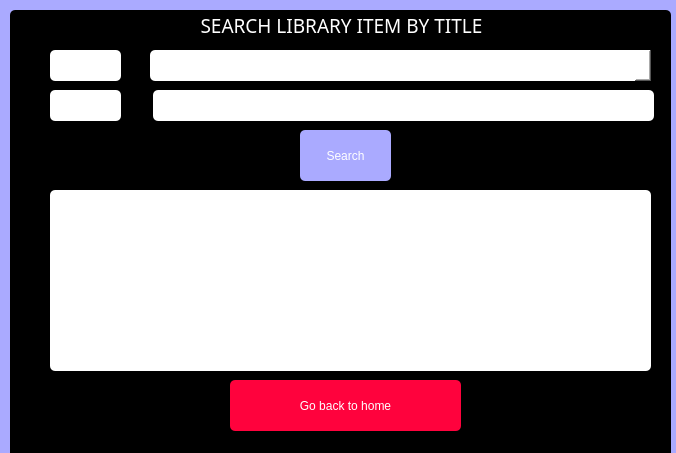
<?xml version="1.0" encoding="UTF-8"?>
<ui version="4.0">
 <class>SearchByTitle</class>
 <widget class="QDialog" name="SearchByTitle">
  <property name="geometry">
   <rect>
    <x>0</x>
    <y>0</y>
    <width>676</width>
    <height>453</height>
   </rect>
  </property>
  <property name="windowTitle">
   <string>Dialog</string>
  </property>
  <property name="styleSheet">
   <string notr="true">font: 75 14pt &quot;Rockwell&quot;;
color: rgbrgbrgb(255, 255, 255);
background-color: rgb(170, 170, 255);
border-radius: 5px;</string>
  </property>
  <widget class="QGroupBox" name="groupBox">
   <property name="geometry">
    <rect>
     <x>10</x>
     <y>10</y>
     <width>661</width>
     <height>451</height>
    </rect>
   </property>
   <property name="font">
    <font>
     <family>Rockwell</family>
     <pointsize>14</pointsize>
     <weight>9</weight>
     <italic>false</italic>
     <bold>false</bold>
    </font>
   </property>
   <property name="styleSheet">
    <string notr="true">font: 75 14pt &quot;Rockwell&quot;;
color: rgb(255, 255, 255);
background-color: rgb(0, 0, 0);
border-radius: 5px;</string>
   </property>
   <property name="title">
    <string>SEARCH LIBRARY ITEM BY TITLE</string>
   </property>
   <property name="alignment">
    <set>Qt::AlignCenter</set>
   </property>
   <widget class="QComboBox" name="comboBox">
    <property name="geometry">
     <rect>
      <x>140</x>
      <y>40</y>
      <width>501</width>
      <height>31</height>
     </rect>
    </property>
    <property name="styleSheet">
     <string notr="true">font: 75 14pt &quot;Rockwell&quot;;
color:rgbrgb(0, 0, 0);
background-color: rgb(255, 255, 255);
border-radius: 5px;</string>
    </property>
   </widget>
   <widget class="QLabel" name="label">
    <property name="geometry">
     <rect>
      <x>40</x>
      <y>40</y>
      <width>71</width>
      <height>31</height>
     </rect>
    </property>
    <property name="styleSheet">
     <string notr="true">font: 75 14pt &quot;Rockwell&quot;;
color:rgbrgb(0, 0, 0);
background-color: rgb(255, 255, 255);
border-radius: 5px;</string>
    </property>
    <property name="text">
     <string>Type</string>
    </property>
   </widget>
   <widget class="QLabel" name="label_2">
    <property name="geometry">
     <rect>
      <x>40</x>
      <y>80</y>
      <width>71</width>
      <height>31</height>
     </rect>
    </property>
    <property name="styleSheet">
     <string notr="true">font: 75 14pt &quot;Rockwell&quot;;
color:rgbrgb(0, 0, 0);
background-color: rgb(255, 255, 255);
border-radius: 5px;</string>
    </property>
    <property name="text">
     <string>Title</string>
    </property>
   </widget>
   <widget class="QTableView" name="tableView">
    <property name="geometry">
     <rect>
      <x>40</x>
      <y>180</y>
      <width>601</width>
      <height>181</height>
     </rect>
    </property>
    <property name="styleSheet">
     <string notr="true">font: 75 14pt &quot;Rockwell&quot;;
color:rgbrgb(0, 0, 0);
background-color: rgb(255, 255, 255);
border-radius: 5px;</string>
    </property>
   </widget>
   <widget class="QPushButton" name="pushButton">
    <property name="geometry">
     <rect>
      <x>290</x>
      <y>120</y>
      <width>91</width>
      <height>51</height>
     </rect>
    </property>
    <property name="styleSheet">
     <string notr="true">font: 75 14pt &quot;Rockwell&quot;;
color: rgbrgbrgb(255, 255, 255);
background-color: rgb(170, 170, 255);
border-radius: 5px;</string>
    </property>
    <property name="text">
     <string>Search</string>
    </property>
   </widget>
   <widget class="QPushButton" name="pushButton_2">
    <property name="geometry">
     <rect>
      <x>220</x>
      <y>370</y>
      <width>231</width>
      <height>51</height>
     </rect>
    </property>
    <property name="styleSheet">
     <string notr="true">font: 75 14pt &quot;Rockwell&quot;;
color: rgbrgbrgb(255, 255, 255);
background-color:rgb(255, 2, 61);
border-radius: 5px;</string>
    </property>
    <property name="text">
     <string>Go back to home</string>
    </property>
   </widget>
   <widget class="QTextEdit" name="textEdit">
    <property name="geometry">
     <rect>
      <x>143</x>
      <y>80</y>
      <width>501</width>
      <height>31</height>
     </rect>
    </property>
    <property name="styleSheet">
     <string notr="true">font: 75 14pt &quot;Rockwell&quot;;
color:rgbrgb(0, 0, 0);
background-color: rgb(255, 255, 255);
border-radius: 5px;</string>
    </property>
   </widget>
  </widget>
 </widget>
 <resources/>
 <connections/>
</ui>
